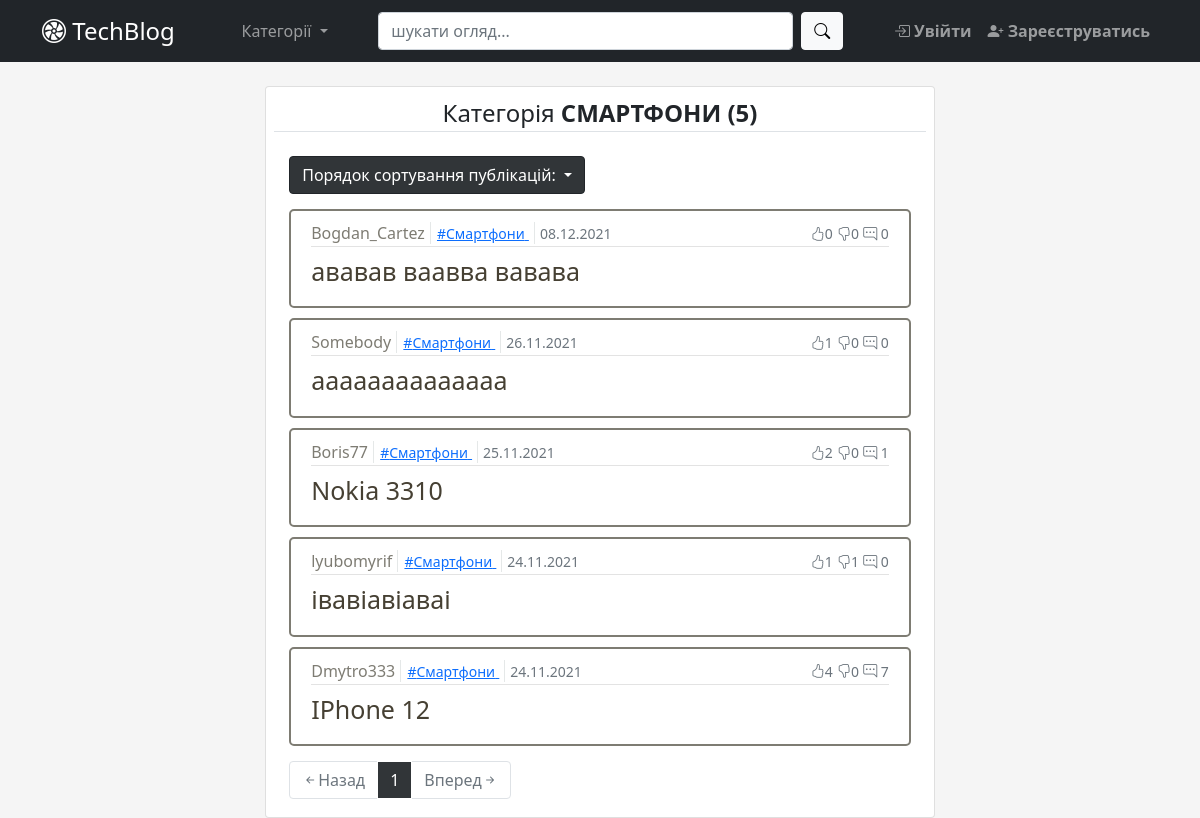
Page /category/1 on the committed database.
### app/blog/models.py (models this page shows, shortened)
class Category(db.Model):  # type: ignore
    id = db.Column(db.Integer, primary_key=True)  # type: ignore
    name = db.Column(db.String(25), unique=True, nullable=False)
    category = db.relationship('Post', backref='category_br', lazy=True)

class Post(db.Model):  # type: ignore
    __searchable__ = ['title']
    id = db.Column(db.Integer, primary_key=True)  # type: ignore
    category_id = db.Column(db.Integer, db.ForeignKey('category.id'),
                            nullable=False)  # type: ignore
    user_id = db.Column(db.Integer(), db.ForeignKey('user.id'))  # type: ignore
    title = db.Column(db.String(100), nullable=False)  # type: ignore
    content = db.Column(db.Text)  # type: ignore
    created_at = db.Column(db.DateTime, default=datetime.now)  # type: ignore
    comments = db.relationship('Comment', backref='post_br', lazy=True)
    likes = db.relationship('Like', backref='post_br', lazy=True)
    def total_posts_by_category(self, category_id):
        return Post.query.filter(Post.category_id == category_id).count()
    @hybrid_property
    def total_comments(self):
        return Comment.query.filter(Comment.post_id == self.id).count()
    @hybrid_property
    def total_likes(self):
        return Like.query.filter(
            Like.post_id == self.id,
            Like.status == True).count()
    @hybrid_property
    def total_dislikes(self):
        return Like.query.filter(
            Like.post_id == self.id,
            Like.status == False).count()

### app/user/models.py (models this page shows, shortened)
class User(db.Model, UserMixin):  # type: ignore
    id = db.Column(db.Integer, primary_key=True)  # type: ignore
    username = db.Column(db.String(30), unique=True, nullable=False)
    email = db.Column(db.String(50), unique=True, nullable=False)
    password = db.Column(db.String(30), nullable=False)
    picture = db.Column(db.String(20), nullable=False,
                        server_default='default.jpg')  # type: ignore
    admin = db.Column(db.Boolean, default=False)  # type: ignore
    comment = db.relationship('Comment', backref='user_br', lazy=True)
    like = db.relationship('Like', backref='user_br', lazy=True)
    posts = db.relationship('Post', backref='user_br', lazy=True)

### app/blog/views.py (the view)
@blog_bp.route('/category/<int:id>')
def posts_by_category(id):
    print("posts_by_category")
    print(id)
    Category.query.get_or_404(id)
    posts, sort_by = handle_posts_view(
        Post.query.filter_by(category_id=id),
        request.args
    )
    print("sort_by==", sort_by)
    return render_template('posts_by_category.html', posts=posts,
                           sort_by=sort_by)

### app/utils.py (called while the page is built)
def sort_posts(posts, sort_by):
    if sort_by == 'best':
        print('best')
        return posts.order_by(
            (Post.total_likes - Post.total_dislikes).desc(),
            Post.total_likes.desc()
        )
    elif sort_by == 'oldest':
        return posts.order_by(Post.created_at.asc())
    else:
        return posts.order_by(Post.created_at.desc())

def handle_posts_view(posts, request_args):
    page = request_args.get('page', 1, type=int)
    sort_by = request_args.get('sort_by', 'newest', type=str)
    posts = sort_posts(posts, sort_by)
    posts = posts.paginate(page=page, per_page=5)
    return posts, sort_by

### app/blog/templates/blog/posts_by_category.html
{% extends "base.html" %}
{% block main %}
  {% from "_render_field.html" import render_post_item, pagination_block_id, render_sorting_menu_id  %}
  <div class="card p-2" style="margin:auto;width:60%">
      <legend class="border-bottom mb-4" align="center">Категорія
        <b class="text-uppercase">{{posts.items[0].category_br.name}}
          {% if posts.items[0] %}
            ({{posts.items[0].total_posts_by_category(posts.items[0].category_br.id)}})
          {% endif %}
        </b>
      </legend>
      {{ render_sorting_menu_id(posts.items[0].category_br.id) }}
        {% for post in posts.items %}
           {{ render_post_item(post) }}
        {% endfor %}
      {{ pagination_block_id(posts.items[0].category_br.id, posts, sort_by) }}
  </div>
{% endblock main %}

### app/templates/_render_field.html (shortened to what this page needs)
{% macro render_post_item(post) %}
    <article class="media article-section media-block">
    <div class="media-body">
      <div class="article-metadata">
        <a class="author-name separator" href="{{url_for('blog_bp_in.user_posts', id=post.user_br.id)}}">{{ post.user_br.username }}</a>
        <a class="separator" href="{{url_for('blog_bp_in.posts_by_category', id=post.category_br.id)}}">
          <small class="link-primary">#{{ post.category_br.name }}</small>
        </a>
        <small class="text-muted">{{ post.created_at.strftime('%d.%m.%Y') }}</small>
        <div class="align-right">
          <small class="text-muted"><i class="bi bi-hand-thumbs-up"></i>{{post.total_likes}}</small>
          <small class="text-muted"><i class="bi bi-hand-thumbs-down"></i>{{post.total_dislikes}}</small>
          <small class="text-muted"><i class="bi bi-chat-right-dots"></i> {{post.total_comments}}</small>
        </div>
      </div>
      <h2><a class="article-title" href="{{url_for('blog_bp_in.post_view', post_id=post.id)}}">{{ post.title }}</a></h2>
    </div>
  </article>
{% endmacro %}
{% macro render_sorting_menu_id(id) %}
  <div class="dropdown block-margin">
    <button class="btn btn-dark dropdown-toggle" type="button" data-bs-toggle="dropdown" aria-expanded="false">
      Порядок сортування публікацій:
    </button>
  </div>
{% endmacro %}
{% macro pagination_block_id(id, posts, sort_by) %}
  <ul class="pagination">
     {% if posts.has_prev %}
        <li class="page-item" aria-current="page"><a class="page-link" href="{{ url_for(request.url_rule.endpoint, id=id, sort_by=sort_by, page=posts.page-1) }}"><i class="bi bi-arrow-left-short"></i>Назад</a></li>
     {% else %}
        <li class="page-item disabled" aria-current="page"><a class="page-link"><i class="bi bi-arrow-left-short"></i>Назад</a></li>
     {% endif %}
     {% for page_num in posts.iter_pages(left_edge=1, right_edge=1, left_current=2, right_current=3) %}
        {% if page_num %}
          {% if posts.page == page_num %}
              <li class="page-item active" aria-current="page"><a class="page-link" href="{{ url_for(request.url_rule.endpoint, id=id, sort_by=sort_by, page=page_num) }}">{{ page_num }}</a></li>
          {% else %}
              <li class="page-item"><a class="page-link" href="{{ url_for(request.url_rule.endpoint, id=id, sort_by=sort_by, page=page_num) }}">{{ page_num }}</a></li>
          {% endif %}
        {% else %}
           <li class="page-item disabled"> <a class="page-link"> ... </a></li>
        {% endif %}
     {% endfor %}
     {% if posts.has_next %}
        <li class="page-item" aria-current="page"><a class="page-link" href="{{ url_for(request.url_rule.endpoint, id=id, sort_by=sort_by, page=posts.page+1) }}">Вперед<i class="bi bi-arrow-right-short"></i></a></li>
     {% else %}
        <li class="page-item disabled" aria-current="page"><a class="page-link">Вперед<i class="bi bi-arrow-right-short"></i></a></li>
     {% endif %}
  </ul>
{% endmacro %}

### app/static/css/custom.css (style rules this page uses)
body { background-color: #f5f5f5; !important; }
.article-section { background: white; padding: 10px 20px; border: 2px solid #7E7C73; border-radius: 5px; margin: 5px 15px; }
a.author-name { color: #7E7C73; text-decoration: none; margin-right: 2px; }
a.article-title { font-size: 25px; color: #464033; text-decoration: none; }
.article-metadata { padding-bottom: 1px; margin-bottom: 3px; border-bottom: 1px solid #e3e3e3; }
.align-right { float:right; }
.separator { border-right: thin solid #E5E8E8; padding-right: 5px; margin-right: 5px; }
.pagination { margin: 10px 15px; }
.page-link { color: #313538; }
.page-item.active .page-link { background: #313538; color: white; border-color: white; }
.btn.btn-dark.dropdown-toggle { background: #313538; }
.block-margin { margin-left: 15px; margin-bottom: 10px; }
.media-block { display: block; -webkit-transition: 0.5s; transition: 0.5s; }

### rows in the picture
Category: name "СМАРТФОНИ"
Post: user_br.username "Bogdan_Cartez", category_br.name "Смартфони", created_at "08.12.2021", total_likes "0", total_dislikes "0", total_comments "0", title "ававав ваавва вавава"
Post: user_br.username "Somebody", category_br.name "Смартфони", created_at "26.11.2021", total_likes "1", total_dislikes "0", total_comments "0", title "aaaaaaaaaaaaaa"
Post: user_br.username "Boris77", category_br.name "Смартфони", created_at "25.11.2021", total_likes "2", total_dislikes "0", total_comments "1", title "Nokia 3310"
Post: user_br.username "lyubomyrif", category_br.name "Смартфони", created_at "24.11.2021", total_likes "1", total_dislikes "1", total_comments "0", title "івавіавіаваі"
Post: user_br.username "Dmytro333", category_br.name "Смартфони", created_at "24.11.2021", total_likes "4", total_dislikes "0", total_comments "7", title "IPhone 12"

### other values in the picture
{{ posts.items[0].total_posts_by_category(posts.items[0].category_br.id) }} "5"
{{ page_num }} "1"
